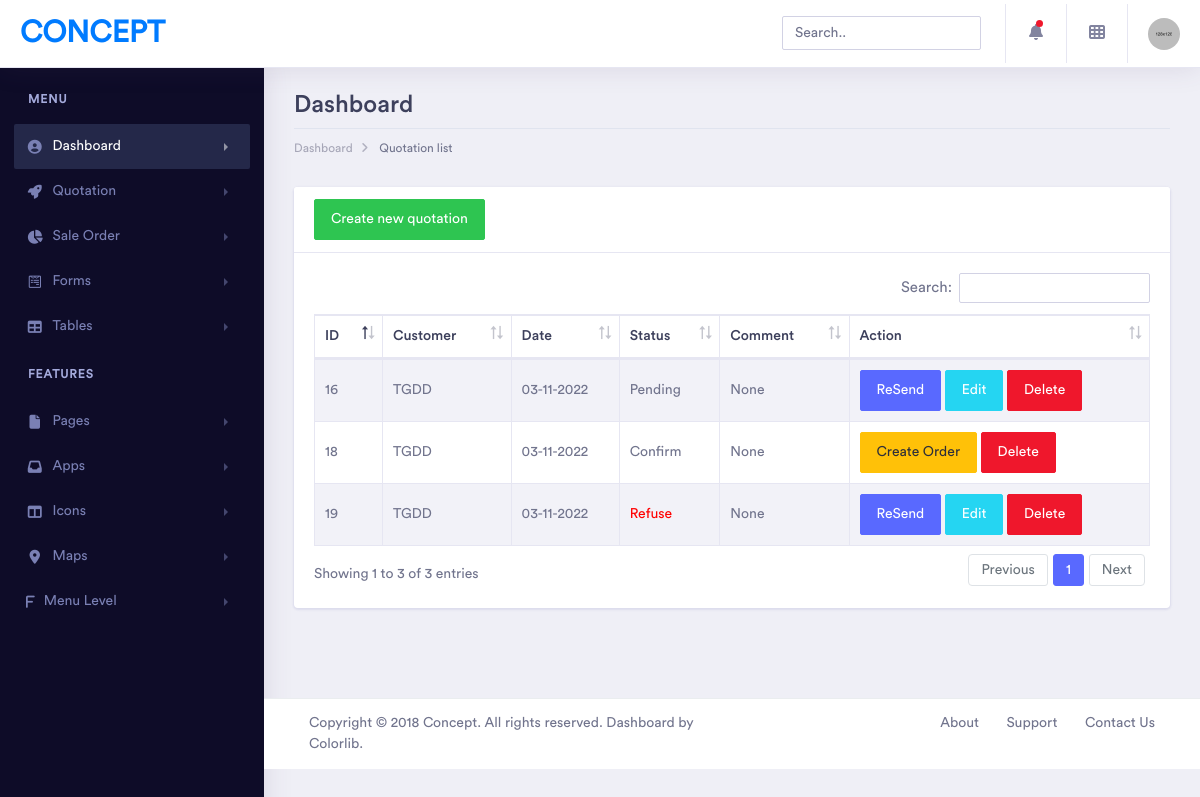
Page /quotation/list on the earlier database version.
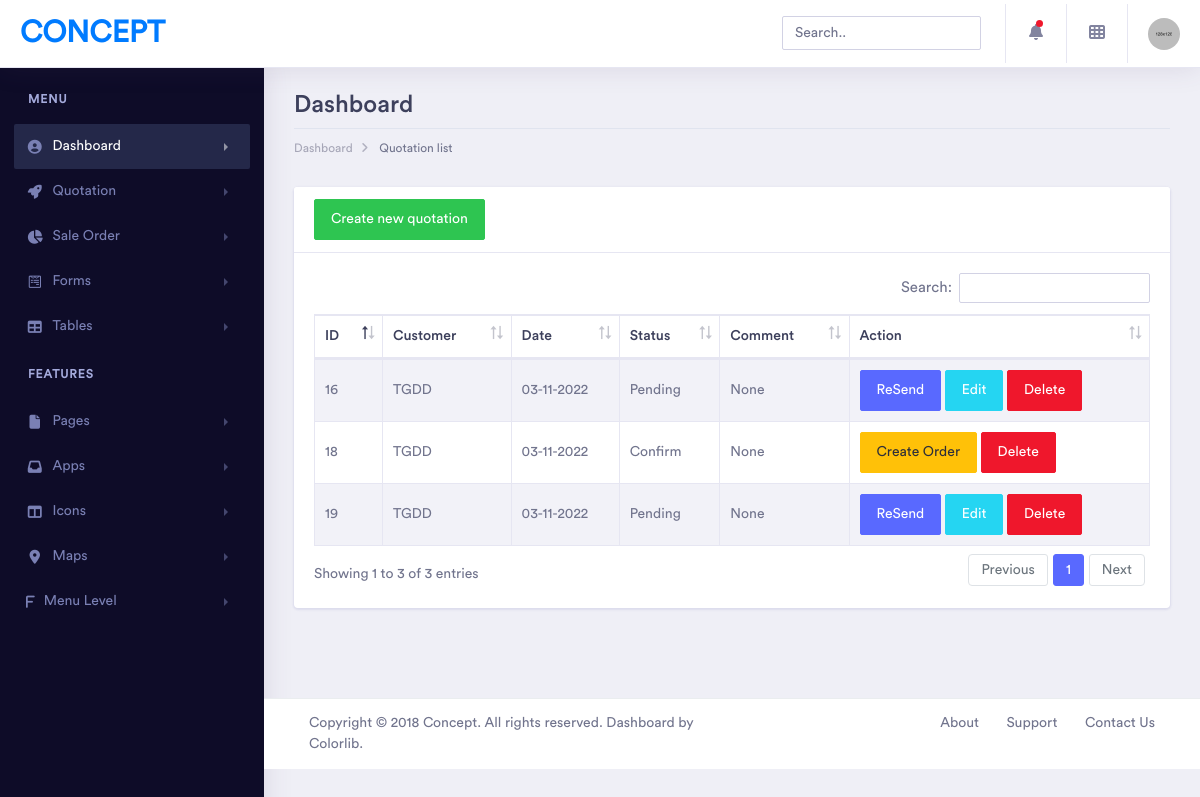
Same page on the later database version.
### core/models.py (models this page shows, shortened)
class Quotation(models.Model):
    customer = models.ForeignKey(Customer, on_delete=models.CASCADE)
    status = models.CharField(max_length=50, choices=QUOTATION_STATUS, default='Draft')
    date = models.DateTimeField(default=timezone.now)
    comment = models.CharField(max_length=50, null=True, blank=True)

class Customer(models.Model):
    name = models.CharField(max_length=50)
    def __str__(self):
        return self.name

### core/views.py (the view)
# urls.py: path('quotation/list', quotation_list, name='quotation_list'),
def quotation_list(request):
    return render(request, "quotation/list.html", {'quotations': Quotation.objects.all()})

### core/templates/quotation/list.html (shortened to what this page needs)
{% extends 'base.html' %}
{% block breadcrumb %} Quotation list {% endblock %}
{% block breadcrumb-link %} {% url 'quotation_list' %} {% endblock %}
{% block content %}
<div class="row">
	<div class="col-xl-12 col-lg-12 col-md-12 col-sm-12 col-12">
		<div class="card">
			<div class="card-header">
				<a href="{% url 'quotation_add' %}"><button class="btn btn-success">Create new quotation</button></a>
			</div>
			<div class="card-body">
				<div class="table-responsive">
					<table id="example" class="table table-striped table-bordered second" style="width:100%">
						<thead>
							<tr>
								<th>ID</th>
								<th>Customer</th>
								<th>Date</th>
								<th>Status</th>
								<th>Comment</th>
								<th>Action</th>
							</tr>
						</thead>
						<tbody>
							{% for quotation in quotations %}
							<tr class="tr-shadow" id="{{quotation.id}}">
								<td>{{quotation.id}}</td>
								<td><a href="{% url 'quotation_detail' quotation.id %}">{{quotation.customer}}</a></td>
								<td>{{quotation.date|date:'d-m-Y'}}</td>
								{% if quotation.status == 'Refuse' %}
								<td style="color: red;">{{quotation.status}}</td>
								{% else %}
								<td>{{quotation.status}}</td>
								{% endif %}
								<td>{{quotation.comment}}</td>
								<td>
									<div class="table-data-feature">
										{% if quotation.status == 'Confirm' %}
										<a href="{% url 'sale_order_add' quotation.id %}"><button class="btn btn-warning">Create Order</button></a>
										{% else %}
										<a href="{% url 'quotation_update_status' quotation.id %}"><button class="btn btn-primary">ReSend</button></a>
										<a href="{% url 'quotation_detail' quotation.id %}"><button class="btn btn-info">Edit</button></a>
										{% endif %}
										<a href="{% url 'quotation_delete' quotation.id %}"><button class="btn btn-danger">Delete</button></a>
									</div>
								</td>
							</tr>
							{% endfor %}
						</tbody>
					</table>
				</div>
			</div>
		</div>
	</div>
</div>
{% endblock content %}

Differences in the rows shown:
changed Quotation id 19: status "Refuse" → "Pending"
